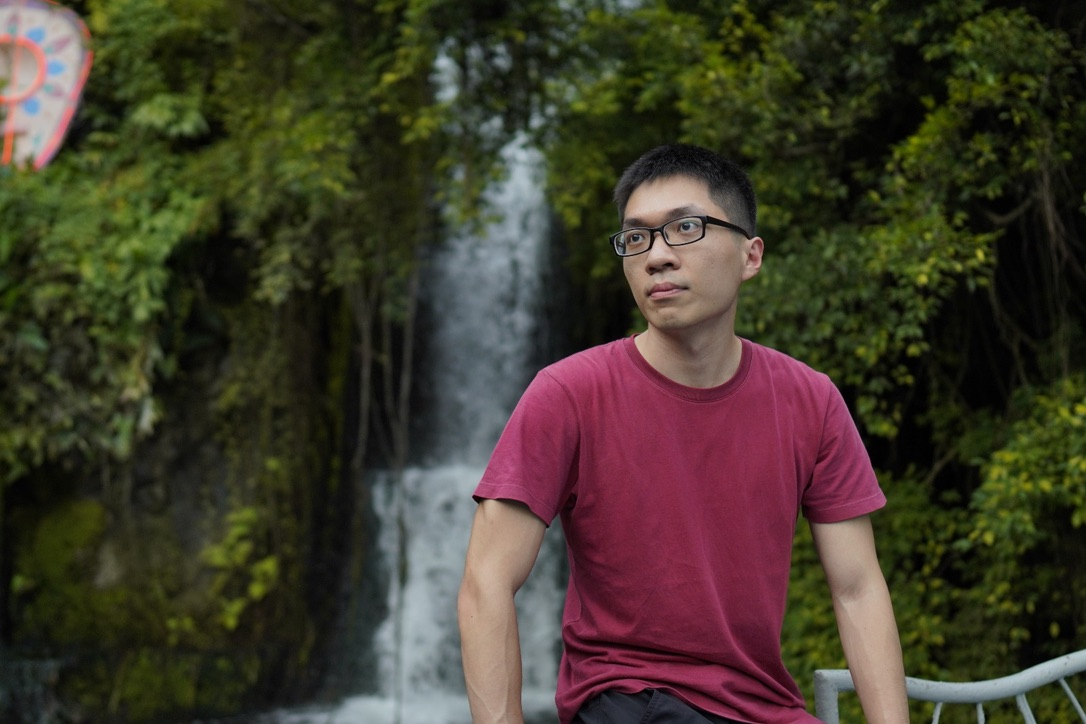
#> input picture opencv/resources/face.jpg, 1086 x 724 px
$ python thresholding.py
#> lines starting #> are read from the running program, lines starting #| are printed output that depends on the picture; after the words box and inside, x2 and y2 are one past the last pixel; in counts of white or black regions, pixels touching at a corner belong together
import cv2

# Binarization of an image (pixels are either 0 or 255)

img = cv2.imread('resources/face.jpg')
#> img is the input picture: shape (724, 1086, 3); mean B, G, R 43.3, 57.8, 64.7
gray = cv2.cvtColor(img, cv2.COLOR_BGR2GRAY)
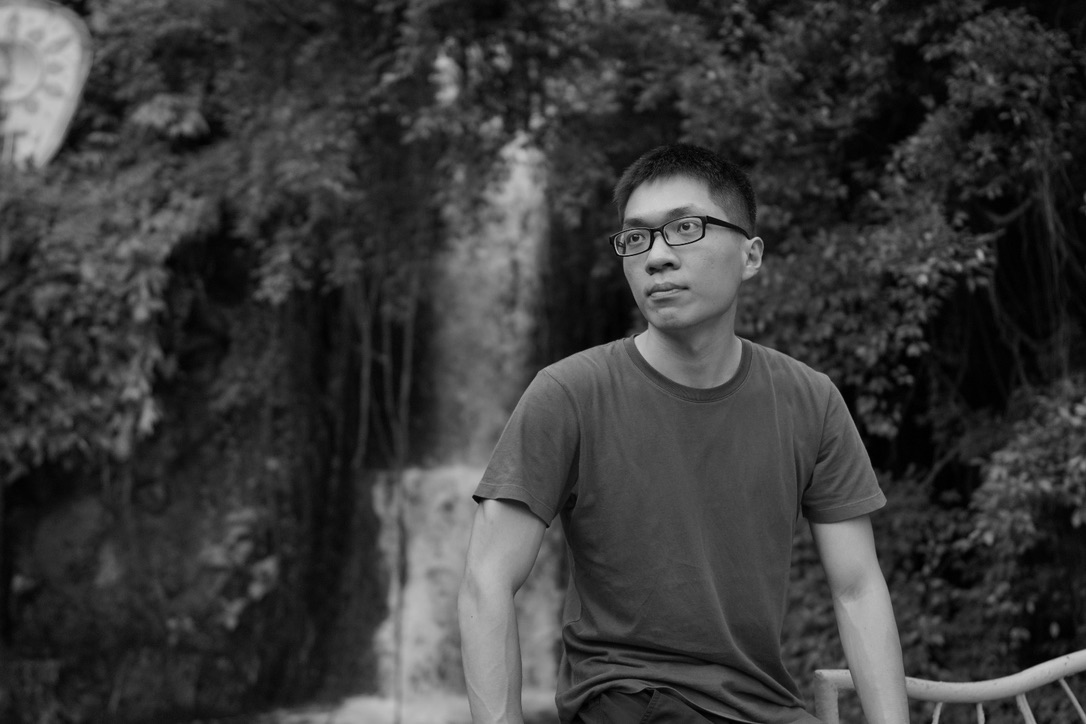
#> gray: shape (724, 1086); min 0, max 204, mean 58.2

# Simple Thresholding
# thresh - Binarized output image
threshold, thresh = cv2.threshold(gray, 150, 255, cv2.THRESH_BINARY)
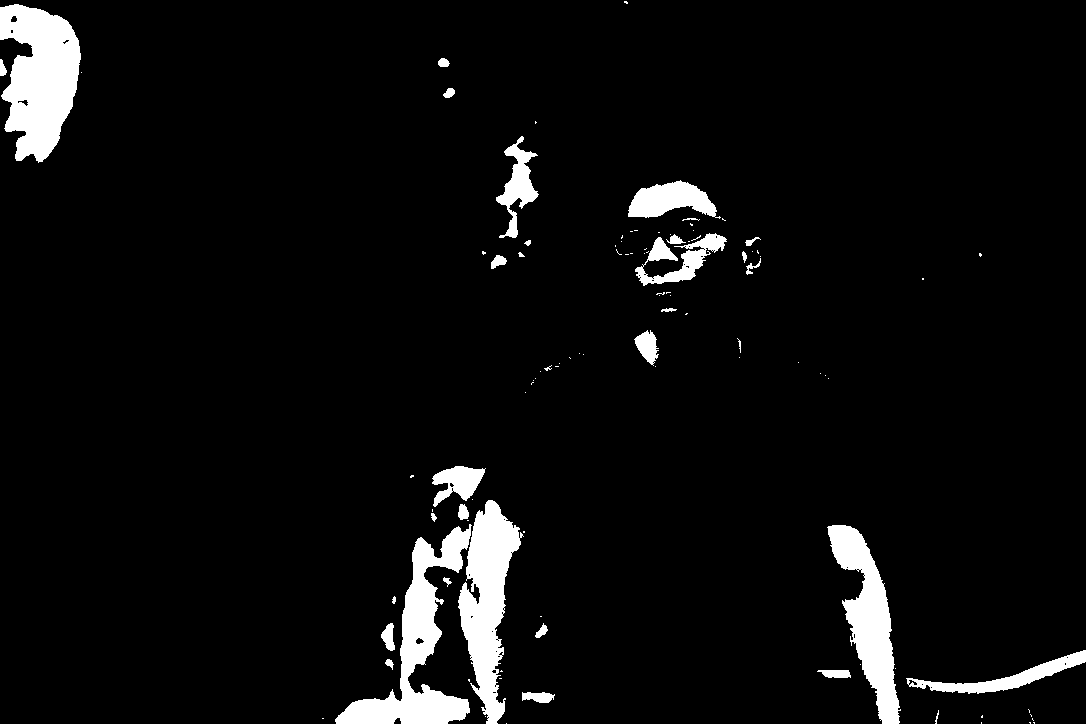
#> thresh: shape (724, 1086); 5.3% white; 103 white regions (70 under 20 px), largest, box (x1, y1, x2, y2) and area: (0, 4, 81, 163) 8755, (335, 524, 472, 724) 8020, (458, 500, 524, 724) 7256

# Inverse Threshold
threshold, thresh_inv = cv2.threshold(gray, 150, 255, cv2.THRESH_BINARY_INV)

# Adaptive Thresholding - Allow system to find the optimal thresholding value instead
# A2: Adaptive threshold method, A3: Threshold type, A4: Blocksize, A5: C-value - Integer substracted from the mean to finetune the threshold
adaptive_thresh = cv2.adaptiveThreshold(gray, 255, cv2.ADAPTIVE_THRESH_MEAN_C, cv2.THRESH_BINARY, 11, 3)
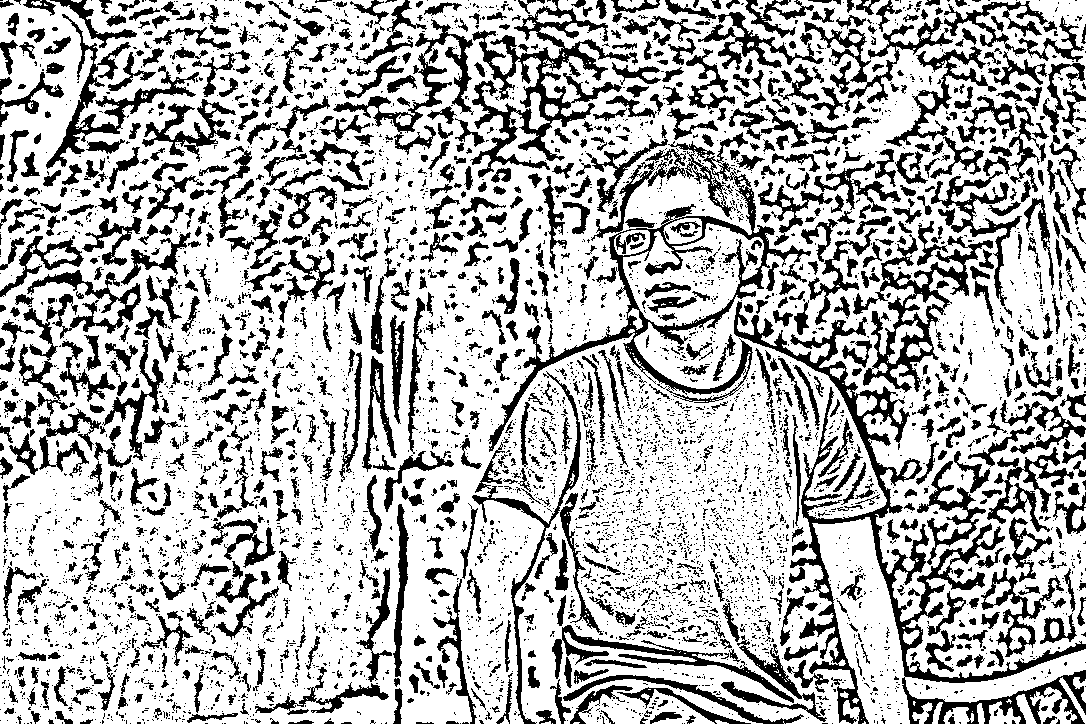
#> adaptive_thresh: shape (724, 1086); 71.4% white; 5643 black regions (4521 under 20 px), largest, box (x1, y1, x2, y2) and area: (734, 301, 1086, 724) 15982, (488, 132, 811, 452) 10493, (470, 0, 638, 178) 7268

cv2.imshow('Gray', gray)
cv2.imshow('Simple Thresholded', thresh)
cv2.imshow('Inverse Thresholded', thresh_inv)
cv2.imshow('Adaptive Thresholded', adaptive_thresh)
cv2.waitKey(0)
